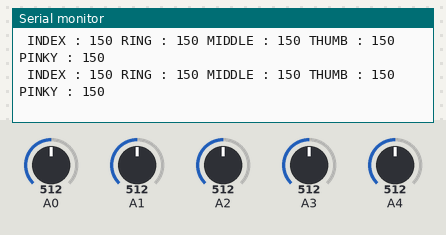
Recording of a sketch running on a simulated Arduino Uno, built with avr-gcc and run on an emulated ATmega328P. Parts: the last lines printed to the serial monitor. The inputs (shaded band) are chosen by the test bench; at power-on: A0 = 512, A1 = 512, A2 = 512, A3 = 512, A4 = 512. No radio packets arrive unless stated.

Above: at 12.0 s.
12.1 s: A0 set to 390
At 13.0 s:
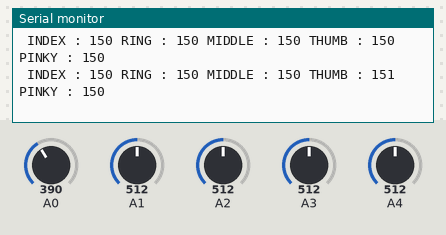
13.6 s: A1 set to 390
At 14.1 s:
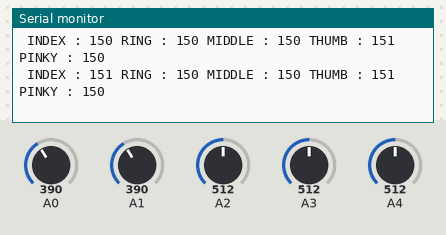
15.1 s: A2 set to 390
At 15.8 s:
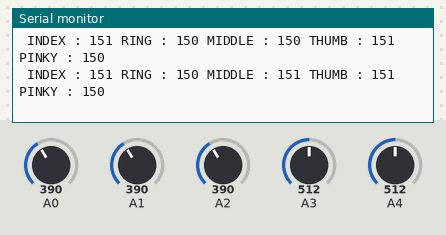
18.1 s: A3 set to 390
At 18.6 s:
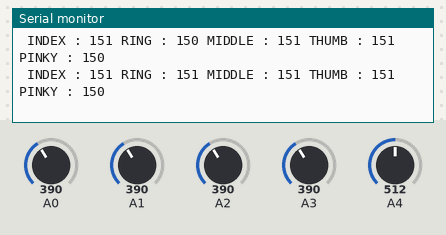
19.6 s: A4 set to 390
At 20.3 s:
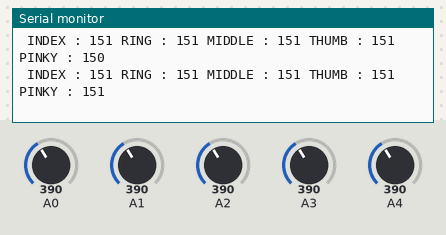
22.6 s: A0 set to 716
At 23.1 s:
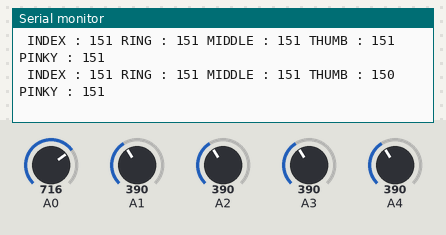

The sketch:

transtest2.ino
```cpp
#include <VirtualWire.h>

const int transmit_pin = 6;
int openA,closeA;
int openB,closeB;
int openC,closeC;
int openD,closeD;
int openE,closeE;
struct package
{int index = 0.0;
  int   middle = 0.0;
  int ring = 0.0;
  int pinky = 0.0;
  int thumb = 0.0;

};

typedef struct package Package;
Package data;

void setup()
{
    //pinMode(8,OUTPUT);
    Serial.begin(9600);
    // Initialise the IO and ISR
    vw_set_tx_pin(transmit_pin);
    vw_set_ptt_inverted(true); // Required for DR3100
    vw_setup(2000);
    delay(1000);
    Serial.println("intializing");
    Serial.println(".");
    delay(2000);
    openA=analogRead(A0);
     Serial.println(openA);
    delay(200);
    openB=analogRead(A1);
     Serial.println(openB);
    delay(200);
    openC=analogRead(A2);
     Serial.println(openC);
    delay(200);
    openD=analogRead(A3);
     Serial.println(openD);
    delay(200);
    openE=analogRead(A4);
    Serial.println(openE);
    delay(1000);
    Serial.println("now close your fingers");
    //digitalWrite(8,HIGH);
    Serial.println(".");
    delay(1000);
    Serial.println(".");
    delay(1000);
    Serial.println(".");
    delay(1000);
    Serial.println(".");
    delay(1000);


    closeA=analogRead(A0);
     Serial.println(closeA);
    delay(200);
    closeB=analogRead(A1);
     Serial.println(closeB);
    delay(200);
    closeC=analogRead(A2);
     Serial.println(closeC);
    delay(200);
    closeD=analogRead(A3);
     Serial.println(closeD);
    delay(200);
    closeE=analogRead(A4);
    Serial.println(closeE);
    delay(200);
    //digitalWrite(8,LOW);
    Serial.println("done!!!");
    delay(1000);
}

void loop()
{
   // Flash a light to show transmitting
  data.index=map(analogRead(A1),openB, closeB, 0, 180);
  data.index=map(data.index,0, 180, 150, 400);
  if(data.index>400)
    data.index=400;
   else if(data.index < 150 )
    data.index=150;
   Serial.print("\n INDEX : ");
  Serial.print(data.index);
  data.ring=map(analogRead(A3),openD, closeD, 0, 180);
  data.ring=map(data.ring,0, 180, 150, 400);
   Serial.print(" RING : ");
    if(data.ring>400)
    data.ring=400;
   else if(data.ring < 150 )
    data.ring=150;
  Serial.print(data.ring);
  data.middle=map(analogRead(A2), openC, closeC, 0, 180);
  data.middle=map(data.middle, 0, 180, 150, 400);
   if(data.middle>400)
    data.middle=400;
   else if(data.middle < 150 )
    data.middle=150;
  Serial.print(" MIDDLE : ");
  Serial.print(data.middle);
  data.thumb=map(analogRead(A0), openA, closeA, 0, 180);
  data.thumb=map(data.thumb, 0, 180, 150, 400);
   if(data.thumb>400)
    data.thumb=400;
   else if(data.thumb < 150 )
    data.thumb=150;
  Serial.print(" THUMB : ");
  Serial.print(data.thumb);
  data.pinky=map(analogRead(A4), openE , closeE , 0, 180);
  data.pinky=map(data.pinky, 0, 180, 150, 400);
   if(data.pinky>400)
    data.pinky=400;
   else if(data.pinky < 150 )
    data.pinky=150;
   Serial.print(" PINKY : ");
  Serial.print(data.pinky);


  vw_send((uint8_t *)&data, sizeof(data));
  vw_wait_tx(); // Wait until the whole message is gone

  delay(500);
}
```

Measured:
- after the input at 12.1 s, the serial monitor: prints a new line after 0.39 s (image 1)
- after the input at 13.6 s, the serial monitor: prints a new line at once (image 2)
- after the input at 15.1 s, the serial monitor: prints a new line after 0.20 s (image 3)
- after the input at 18.1 s, the serial monitor: prints a new line at once (image 4)
- after the input at 19.6 s, the serial monitor: prints a new line after 0.20 s (image 5)
- after the input at 22.6 s, the serial monitor: prints a new line at once (image 6)
